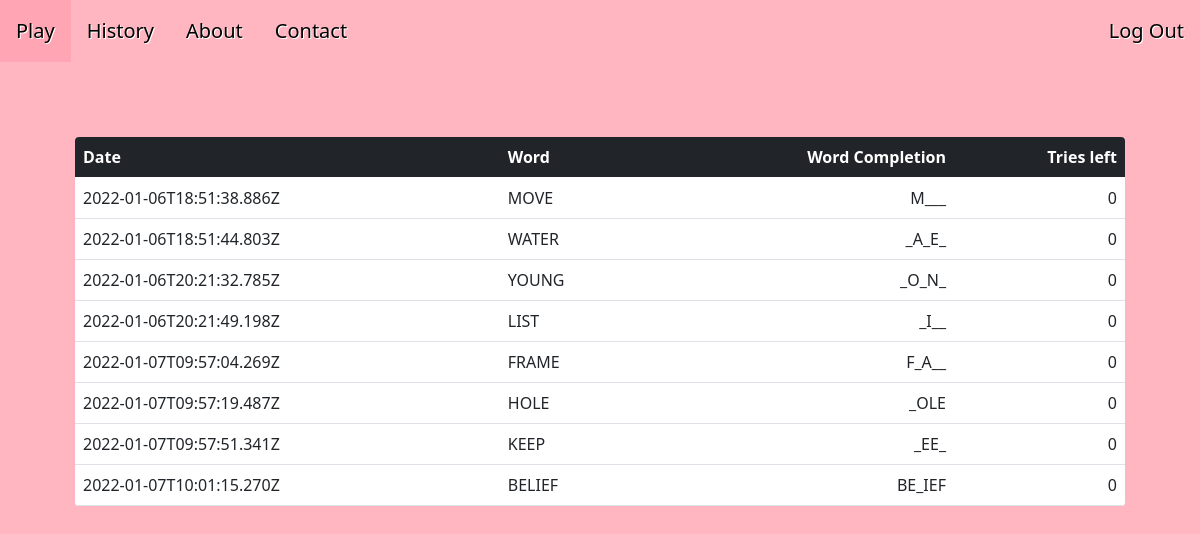
Screenshot of /history (signed in) with the database file from the repository.
### tables this page shows
CREATE TABLE games (game_id INTEGER, user_id INTEGER, word TEXT NOT NULL, word_completion TEXT NOT NULL, tries INTEGER, date TEXT NOT NULL, PRIMARY KEY(game_id));

### application.py (the view)
@app.route('/history')
@login_required
def history():
    info = db.execute("SELECT * FROM games WHERE user_id = ?", session['user_id'])
    return render_template('history.html', info=info)

### application.py (called while the page is built)
def login_required(f):
    @wraps(f)
    def decorated_function(*args, **kwargs):
        if session.get("user_id") is None:
            return redirect("/login")
        return f(*args, **kwargs)
    return decorated_function

@app.after_request
def after_request(response):
    response.headers["Cache-Control"] = "no-cache, no-store, must-revalidate"
    response.headers["Expires"] = 0
    response.headers["Pragma"] = "no-cache"
    return response

### templates/history.html (shortened to what this page needs)
{% extends "layout.html" %}
{% block main %}
    <div>
        <ul>
            <li class="left_bar"><a href="/">Play</a></li>
            <li class="left_bar"><a href="/history">History</a></li>
            <li class="left_bar"><a href="/about">About</a></li>
            <li class="left_bar"><a href="/contact">Contact</a></li>
        {% if session.user_id %}
            <li class="right_bar"><a href="/logout">Log Out</a></li>
        {% else %}
            <li class="right_bar"><a href="/register">Register</a></li>
            <li class="right_bar"><a href="/login">Login</a></li>
        {% endif %}
        </ul>
    </div>
    <div id="table_history">
        <table class="table" style="background-color: white; border-radius: 4px; overflow: hidden;">
            <thead class="table-dark">
                <tr>
                    <th class="text-start">Date</th>
                    <th class="text-start">Word</th>
                    <th class="text-end">Word Completion</th>
                    <th class="text-end">Tries left</th>
                </tr>
            </thead>
            <tbody>
                {% for i in info %}
                    <tr>
                        <td class="text-start">{{ i.date }}</td>
                        <td class="text-start">{{ i.word }}</td>
                        <td class="text-end">{{ i.word_completion }}</td>
                        <td class="text-end">{{ i.tries }}</td>
                    </tr>
                {% endfor %}
            </tbody>
        </table>
    </div>
{% endblock %}

### static/styles.css (style rules this page uses)
body { background-color: #ffb6c1; color: black; text-shadow: 1px 1px white; text-decoration: none; }
ul { list-style-type: none; margin: 0; padding: 0; overflow: hidden; }
.left_bar { float: left; }
.right_bar { float: right; }
li a { display: block; text-align: center; color: black; padding: 16px; text-decoration: none; font-size: 20px; }
#table_history { text-shadow: none; padding: 75px; }

### rows the page displays
games: date "2022-01-06T18:51:38.886Z", word "MOVE", word_completion "M___", tries "0"
games: date "2022-01-06T18:51:44.803Z", word "WATER", word_completion "_A_E_", tries "0"
games: date "2022-01-06T20:21:32.785Z", word "YOUNG", word_completion "_O_N_", tries "0"
games: date "2022-01-06T20:21:49.198Z", word "LIST", word_completion "_I__", tries "0"
games: date "2022-01-07T09:57:04.269Z", word "FRAME", word_completion "F_A__", tries "0"
games: date "2022-01-07T09:57:19.487Z", word "HOLE", word_completion "_OLE", tries "0"
games: date "2022-01-07T09:57:51.341Z", word "KEEP", word_completion "_EE_", tries "0"
games: date "2022-01-07T10:01:15.270Z", word "BELIEF", word_completion "BE_IEF", tries "0"
